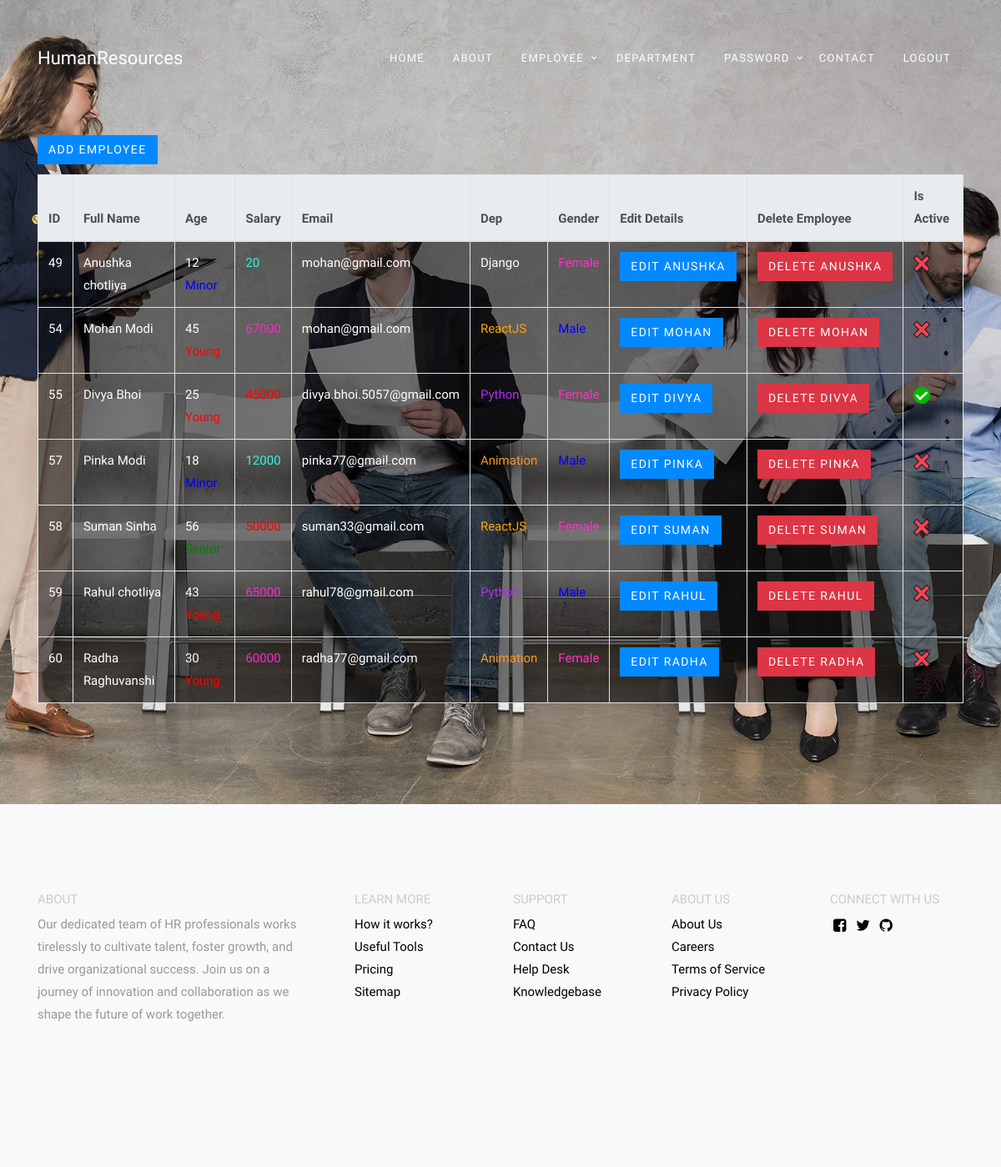
Screenshot of /employee/ (signed in) with the database file from the repository.
### data/models.py (models this page shows, shortened)
class Employee(models.Model):
    first_name = models.CharField(max_length=255)
    last_name = models.CharField(max_length=255)
    age = models.IntegerField(blank=True, null=True)
    salary = models.IntegerField(blank=True, null=True)
    email = models.CharField(max_length=255, default=None, null=True)
    dep = models.ForeignKey('Department', null=True,blank=True, on_delete=models.CASCADE)
    is_active = models.BooleanField(default=None, null=True)
    gender = models.CharField(max_length=15, choices=GENDER_CHOICES, default=None, null=True)
    class Meta:
        ordering = ['id']

class Department(models.Model):
    dep_name = models.CharField(max_length=25, verbose_name="Department Name")

### data/views.py (the view, shortened to what this page needs)
# urls.py: path('employee/', views.emp_table, name='emp_table'),
@login_required(login_url=LOGIN_URL)
def emp_table(request):
    if not request.user.is_authenticated:
        return redirect('/login/')
    template = loader.get_template('employee_table.html')
    emp_list = Employee.objects.all()
    dep_list = Department.objects.all()
    age_filter = request.GET.get('Age_filter')
    if age_filter == "young":
        emp_list = emp_list.filter(age__gt=18, age__lte=50)
    elif age_filter == 'minor':
        emp_list = emp_list.filter(age__lte=18)
    elif age_filter == 'senior':
        emp_list = emp_list.filter(age__gt=50)
    salary_filter = request.GET.get('sl_filter')
    if salary_filter == 'lt20':
        emp_list = emp_list.filter(salary__lt=20000)
    elif salary_filter == 'lt50':
        emp_list = emp_list.filter(salary__lte=50000, salary__gt=20000)
    elif salary_filter == 'gt50':
        emp_list = emp_list.filter(salary__gt=50000)
    gender_filter = request.GET.get('gender_filter')
    if gender_filter == "Male":
        emp_list = emp_list.filter(gender="Male")
    elif gender_filter == "Female":
        emp_list = emp_list.filter(gender="Female")
    dep_filter = request.GET.get('dep_filter')
    context = {
        "Employee_list": emp_list,
    }
    return HttpResponse(template.render(context, request))

### data/templates/employee_table.html (shortened to what this page needs)
{% load static %}
{% block content %}
<!DOCTYPE html>
<html lang="en">
<head>
    <link rel="stylesheet" href="https://stackpath.bootstrapcdn.com/bootstrap/4.5.2/css/bootstrap.min.css">
    <link rel="stylesheet" href="{% static 'data/css/style.css' %}">
</head>
<body>
    <div class="js-animsition animsition" id="site-wrap" data-animsition-in-class="fade-in" data-animsition-out-class="fade-out">
        <header class="templateux-navbar" role="banner">
            <div class="container"  data-aos="fade-down">
              <div class="row">
                <div class="col-3 templateux-logo">
                  <a href="" class="animsition-link">HumanResources</a>
                </div>
                <nav class="col-9 site-nav">
                  <ul class="sf-menu templateux-menu d-none d-md-block">
                    <li class="active">
                      <a href="/home/" class="animsition-link">Home</a>
                    </li>
                    <li><a href="/about_us/" class="animsition-link">About</a></li>
                    <li>
                      <a href="" class="animsition-link">Employee</a>
                      </li>
                      </ul>
                    <li><a href="/department/" class="animsition-link">Department</a></li>
                    <li>
                      <a href="" class="animsition-link">Password</a>
                        <li>
                    <li><a href="/contact_us/" class="animsition-link">Contact</a></li>
                    <li><a href="/logout/" class="animsition-link">Logout</a><li>
                </nav>
              </div>
            </div>
          </header>
    <div class="templateux-section" style="background-image: url('{% static 'data/images/slider-3.jpg' %}'); background-size: cover; background-position: center;">
      <div class="container">
          <div class="row">
<div class="container mt-5">
    <h1><a href="add/" class="btn btn-primary">Add Employee</a></h1>
    <table class="table table-bordered table-striped highlighted-table opaque-table">
        <thead class="thead-light">
            <tr>
                <th>ID</th>
                <th>Full Name</th>
                <th>Age</th>
                <th>Salary</th>
                <th>Email</th>
                <th>Dep</th>
                <th>Gender</th>
                <th>Edit Details</th>
                <th>Delete Employee</th>
                <th>Is Active</th>
            </tr>
        </thead>
        <tbody>
            {% for x in Employee_list %}
            <tr>
                <td>{{ x.id }}</td>
                <td>{{ x.first_name }} {{ x.last_name }}</td>
                <td>
                    {% if x.age <= 18 %}
                    {{x.age }}<a href="?Age_filter=minor" style="color:blue; text-decoration:none" > Minor</a>
                    {% elif 18 < x.age and x.age <= 50 %}
                    {{x.age }}<a href="?Age_filter=young" style="color:red;text-decoration:none"> Young</a>
                    {% else %}
                    {{x.age}}<a href="?Age_filter=senior" style="color:green;text-decoration:none"> Senior</a>
                    {% endif %}
                </td>
                <td>
                    {% if x.salary <= 20000 %}
                    <a href="?sl_filter=lt20" style="color:#2BF7DB;text-decoration:none"> {{x.salary}}</a>
                    {% elif x.salary > 20000 and x.salary <= 50000 %}
                    <a href="?sl_filter=lt50" style="color:red;text-decoration:none"> {{x.salary}}</a>
                    {% else %}
                    <a href="?sl_filter=gt50" style="color:#F72BC9;text-decoration:none"> {{x.salary}}</a>
                    {% endif %}
                </td>
                <td>{{ x.email }}</td>
                <td>
                    {% if x.dep.dep_name == 'Django' %}
                    <a href="?dep_filter=Django" style="color:white">{{x.dep.dep_name}}</a>
                    {% elif x.dep.dep_name == 'Python' %}
                    <a href="?dep_filter=Python" style="color:#B32BF7">{{x.dep.dep_name}}</a>
                    {% elif x.dep.dep_name == 'ReactJS' %}
                    <a href="?dep_filter=ReactJS" style="color:orange">{{x.dep.dep_name}}</a>
                    {% elif x.dep.dep_name == 'Animation' %}
                    <a href="?dep_filter=Animation" style="color:#F89825">{{x.dep.dep_name}}</a>
                    {% elif x.dep.dep_name == 'Pharmacy' %}
                    <a href="?dep_filter=Pharmacy" style="color:#13EBFC">{{x.dep.dep_name}}</a>
                    {% elif x.dep.dep_name == 'Node' %}
                    <a href="?dep_filter=Node" style="color:#A719D1">{{x.dep.dep_name}}</a>
                    {% else %}
                    <a href="?dep_filter=Cricket" style="color:black">{{x.dep.dep_name}}</a>
                    {% endif %}
                </td>
                <td>
                    {% if x.gender == 'Male' %}
                    <a href="?gender_filter=Male" style="color:blue">{{x.get_gender_display}}</a>
                    {% elif x.gender == 'Female' %}
                    <a href="?gender_filter=Female" style="color:#FF33C4">{{x.get_gender_display}}</a>
                    {% endif %}
                </td>
                <td><a href="/employee/{{ x.id }}/edit/" class="btn btn-primary">Edit {{ x.first_name }}</a></td>
                <td><a href="/employee/{{ x.id }}/delete/" class="btn btn-danger">Delete {{ x.first_name }}</a></td>
                <td>
                    {% if x.is_active == True %}
                        <img src="{% static 'check_icon.png' %}" width="20px">
                    {% else %}
                        <img src="{% static 'cross_icon.png' %}" width="20px">
                    {% endif %}
                </td>
            </tr>
            {% endfor %}
        </tbody>
    </table>
</div>
</div>
</div>
</div>
<footer class="templateux-footer bg-light">
    <div class="container">
      <div class="row mb-5">
        <div class="col-md-4 pr-md-5">
          <div class="block-footer-widget">
            <h3>About</h3>
            <p>Our dedicated team of HR professionals works tirelessly to cultivate talent, foster growth, and drive organizational success. Join us on a journey of innovation and collaboration as we shape the future of work together.</p>
          </div>
        </div>
        <div class="col-md-8">
          <div class="row">
            <div class="col-md-3">
              <div class="block-footer-widget">
                <h3>Learn More</h3>
                <ul class="list-unstyled">
                  <li><a href="#">How it works?</a></li>
                  <li><a href="#">Useful Tools</a></li>
                  <li><a href="#">Pricing</a></li>
                  <li><a href="#">Sitemap</a></li>
                </ul>
              </div>
            </div>
            <div class="col-md-3">
              <div class="block-footer-widget">
                <h3>Support</h3>
                <ul class="list-unstyled">
                  <li><a href="#">FAQ</a></li>
                  <li><a href="#">Contact Us</a></li>
                  <li><a href="#">Help Desk</a></li>
                  <li><a href="#">Knowledgebase</a></li>
                </ul>
              </div>
            </div>
            <div class="col-md-3">
              <div class="block-footer-widget">
                <h3>About Us</h3>
                <ul class="list-unstyled">
                  <li><a href="#">About Us</a></li>
                  <li><a href="#">Careers</a></li>
                  <li><a href="#">Terms of Service</a></li>
                  <li><a href="#">Privacy Policy</a></li>
                </ul>
              </div>
            </div>
            <div class="col-md-3">
              <div class="block-footer-widget">
                <h3>Connect With Us</h3>
                <ul class="list-unstyled block-social">
                  <li><a href="#" class="p-1"><span class="icon-facebook-square"></span></a></li>
                  <li><a href="#" class="p-1"><span class="icon-twitter"></span></a></li>
                  <li><a href="#" class="p-1"><span class="icon-github"></span></a></li>
                </ul>
              </div>
            </div>
          </div>
        </div>
      </div>
    </div>
  </footer>
</div>
</body>
</html>
{% endblock %}

### data/templates/employee_table.html (style rules this page uses)
.table th, .table td { color: white; }
.opaque-table { background-color: rgba(0, 0, 0, 0.5); color: white; }

### rows the page displays
Employee: id "49", first_name "Anushka", last_name "chotliya", age "12", salary "20", email "mohan@gmail.com", dep.dep_name "Django", gender "Female", first_name "ANUSHKA"
Employee: id "54", first_name "Mohan", last_name "Modi", age "45", salary "67000", email "mohan@gmail.com", dep.dep_name "ReactJS", gender "Male", first_name "MOHAN"
Employee: id "55", first_name "Divya", last_name "Bhoi", age "25", salary "45000", email "divya.bhoi.5057@gmail.com", dep.dep_name "Python", gender "Female", first_name "DIVYA", is_active True (drawn)
Employee: id "57", first_name "Pinka", last_name "Modi", age "18", salary "12000", email "pinka77@gmail.com", dep.dep_name "Animation", gender "Male", first_name "PINKA"
Employee: id "58", first_name "Suman", last_name "Sinha", age "56", salary "50000", email "suman33@gmail.com", dep.dep_name "ReactJS", gender "Female", first_name "SUMAN"
Employee: id "59", first_name "Rahul", last_name "chotliya", age "43", salary "65000", email "rahul78@gmail.com", dep.dep_name "Python", gender "Male", first_name "RAHUL"
Employee: id "60", first_name "Radha", last_name "Raghuvanshi", age "30", salary "60000", email "radha77@gmail.com", dep.dep_name "Animation", gender "Female", first_name "RADHA"
